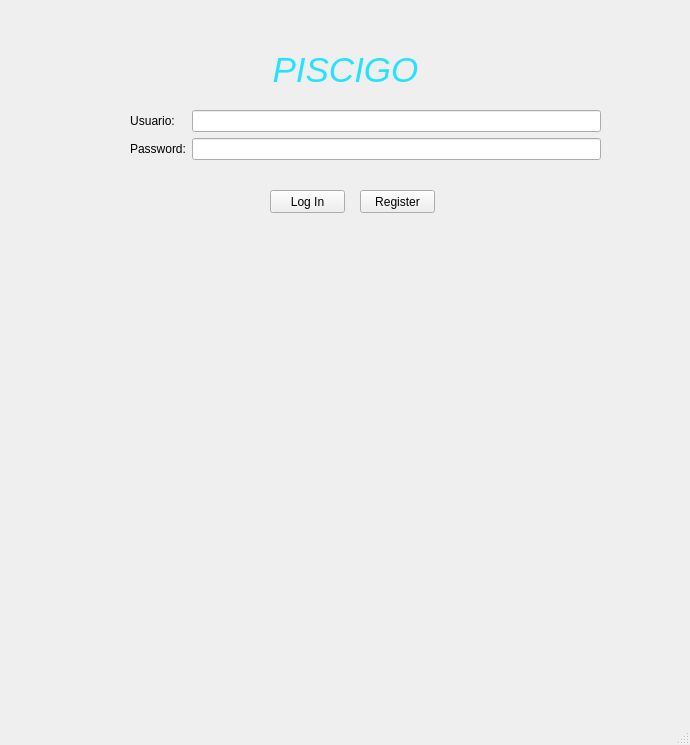
<?xml version="1.0" encoding="UTF-8"?>
<ui version="4.0">
 <class>mainWindow</class>
 <widget class="QMainWindow" name="mainWindow">
  <property name="geometry">
   <rect>
    <x>0</x>
    <y>0</y>
    <width>690</width>
    <height>745</height>
   </rect>
  </property>
  <property name="windowTitle">
   <string>MainWindow</string>
  </property>
  <widget class="QWidget" name="centralwidget">
   <widget class="QLabel" name="label">
    <property name="geometry">
     <rect>
      <x>210</x>
      <y>40</y>
      <width>271</width>
      <height>61</height>
     </rect>
    </property>
    <property name="text">
     <string>&lt;html&gt;&lt;head/&gt;&lt;body&gt;&lt;p align=&quot;center&quot;&gt;&lt;span style=&quot; font-size:26pt; font-style:italic; color:#26e2ff;&quot;&gt;PISCIGO&lt;/span&gt;&lt;/p&gt;&lt;/body&gt;&lt;/html&gt;</string>
    </property>
    <property name="textFormat">
     <enum>Qt::RichText</enum>
    </property>
    <property name="scaledContents">
     <bool>true</bool>
    </property>
    <property name="alignment">
     <set>Qt::AlignCenter</set>
    </property>
   </widget>
   <widget class="QWidget" name="formLayoutWidget">
    <property name="geometry">
     <rect>
      <x>130</x>
      <y>110</y>
      <width>471</width>
      <height>71</height>
     </rect>
    </property>
    <layout class="QFormLayout" name="formLayout">
     <item row="2" column="0">
      <widget class="QLabel" name="label_2">
       <property name="text">
        <string>Usuario:</string>
       </property>
       <property name="alignment">
        <set>Qt::AlignCenter</set>
       </property>
      </widget>
     </item>
     <item row="2" column="1">
      <widget class="QLineEdit" name="lineEdit"/>
     </item>
     <item row="3" column="0">
      <widget class="QLabel" name="passwordLabel">
       <property name="text">
        <string>Password:</string>
       </property>
      </widget>
     </item>
     <item row="3" column="1">
      <widget class="QLineEdit" name="passwordLineEdit">
       <property name="echoMode">
        <enum>QLineEdit::Password</enum>
       </property>
      </widget>
     </item>
    </layout>
   </widget>
   <widget class="QPushButton" name="pushButton">
    <property name="geometry">
     <rect>
      <x>270</x>
      <y>190</y>
      <width>75</width>
      <height>23</height>
     </rect>
    </property>
    <property name="text">
     <string>Log In</string>
    </property>
   </widget>
   <widget class="QPushButton" name="pushButton_2">
    <property name="geometry">
     <rect>
      <x>360</x>
      <y>190</y>
      <width>75</width>
      <height>23</height>
     </rect>
    </property>
    <property name="text">
     <string>Register</string>
    </property>
   </widget>
   <widget class="QLabel" name="label_3">
    <property name="geometry">
     <rect>
      <x>100</x>
      <y>230</y>
      <width>500</width>
      <height>375</height>
     </rect>
    </property>
    <property name="text">
     <string>&lt;html&gt;&lt;head/&gt;&lt;body&gt;&lt;p&gt;&lt;img src=&quot;:/Test/C:/Users/Mi Pc/Downloads/piscinacomunitaria.jpg&quot;/&gt;&lt;/p&gt;&lt;/body&gt;&lt;/html&gt;</string>
    </property>
   </widget>
  </widget>
  <widget class="QMenuBar" name="menubar">
   <property name="geometry">
    <rect>
     <x>0</x>
     <y>0</y>
     <width>690</width>
     <height>21</height>
    </rect>
   </property>
  </widget>
  <widget class="QStatusBar" name="statusbar"/>
 </widget>
 <resources>
  <include location="test.qrc"/>
 </resources>
 <connections/>
</ui>
